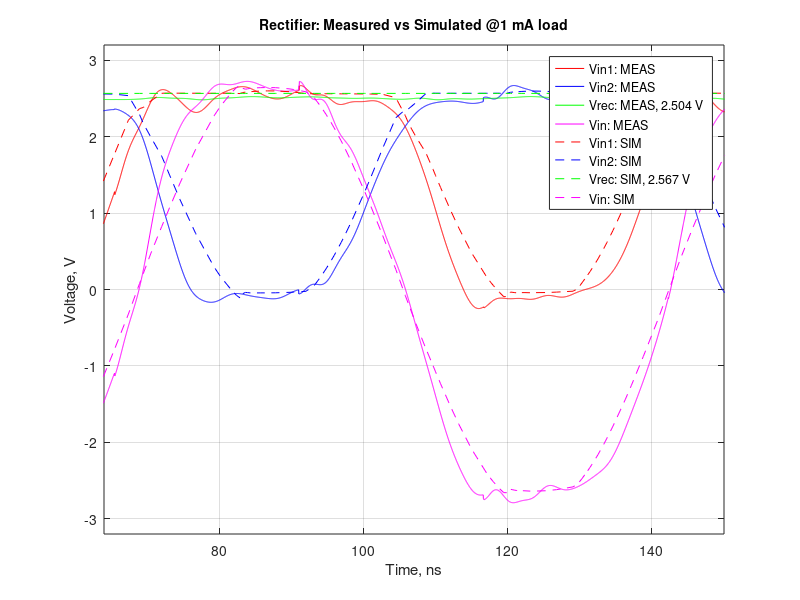

Write MATLAB code to recreate this figure. (Note: this script raises an error after producing the figure.)

%% 1 ma load VIN and Vout comparision
clear all;
vin2 = importdata('C4vin2_10ma00000.dat');
vin1 = importdata('C1vin1_10ma00000.dat');
vrec = importdata('C1vrec_10ma00000.dat');
vin = importdata('F1vin_10ma00000.dat');
time = vrec(:,1)*10^9+250; % time in ns
vrec_off = 0.039;

load('pex_1ma.mat');
%time_pex = (t_pex-t_pex(1))*10^9 - 54;
time_pex = (t_pex-t_pex(1))*10^9+23;

f1 = figure(1);
h1 = plot(time, vin1(:,2) ,'r', time, vin2(:,2) ,'b', time, vrec(:,2)+vrec_off ,'g'); 
hold on;
plot(time, vin(:,2), 'm'); 

%h2 = plot(time_pex, V1_pex, 'r--', time_pex, V2_pex, 'b--', time_pex, Vrec_pex ,'g--');
h2 = plot(time_pex, Vin1_pex, 'r--', time_pex, Vin2_pex, 'b--', time_pex, Vrec_pex ,'g--');
plot(time_pex,(Vin1_pex-Vin2_pex), 'm--'); 
%plot(Na, NaN,'b', time, NaN, 'b--');
hold off;
xlim([64, 150]);
%xlim([28, 115]);
ylim([-3.2, 3.2]);
lvreg_s = sprintf('Vrec: SIM, %.3f V', mean(Vrec_pex));
lvreg_m = sprintf('Vrec: MEAS, %.3f V', mean(vrec(:,2))+vrec_off);

xlabel('Time, ns');
ylabel('Voltage, V');
grid on;
title('Rectifier: Measured vs Simulated @1 mA load', 'FontSize', 10);
legend('Vin1: MEAS', 'Vin2: MEAS', lvreg_m, 'Vin: MEAS', 'Vin1: SIM', 'Vin2: SIM', lvreg_s, 'Vin: SIM' , 'location', 'best');
%%

load('pex_1ma_current.mat');
timep = (t_pex-t_pex(1))*10^9-95;

vac_drop = importdata('F2vin_drop_1ma00000.dat');

Iac = vac_drop(:,2)/5.05*1000;
%time = vac_drop(:,1)*10^9+212.6; % time in ns
%timep = (t_pex-t_pex(1))*10^9+15.5;

f3 = figure(3);

plot(time, Iac, timep, Iac_pex*1000); 
%plot(time, (vac_pex-(-Iac_pex*50))/0.7, 'r--', timep,  -Iac_pex*1000, 'r')
hold off;
xlim([64, 150]);
xlabel('Time, ns');
ylabel('Current, mA');
grid on;


%% save plot 1 ma load
set(f1,'Units','Inches');
pos = get(f1,'Position');
set(f1,'PaperPositionMode','Auto','PaperUnits','Inches','PaperSize',[pos(3), pos(4)]);
print(f1, 'rect_1ma.pdf', '-dpdf');
movefile('rect_1ma.pdf','../../img/meas/rect_1ma.pdf');

